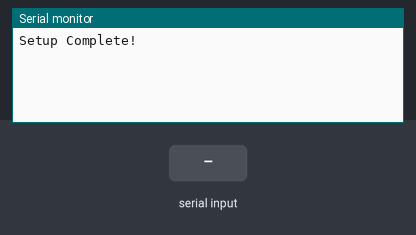
Bench run of a sketch on a simulated Arduino Uno, built with avr-gcc and run on an emulated ATmega328P. Shown: the last lines printed to the serial monitor. The test bench sets the inputs (shaded band).

Above: at 2.2 s.
2.3 s: "1" received over the second serial link
At 3.5 s:
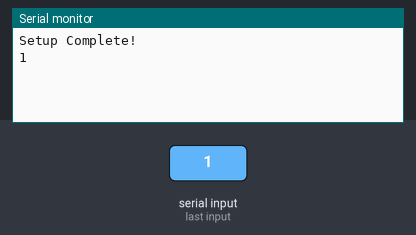
3.8 s: "0" received over the second serial link
At 4.9 s:
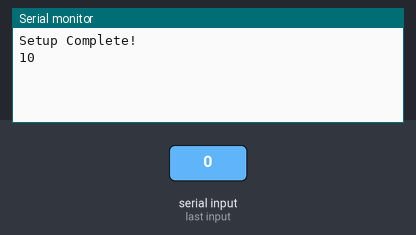

Measured:
- after the input at 2.3 s, the serial monitor: prints a new line at once (image 1)
- after the input at 3.8 s, the serial monitor: prints a new line at once (image 2)

The sketch:

uart_debug.ino
```cpp
#include <SoftwareSerial.h>
SoftwareSerial serial_test(6,7);

void setup() {
  Serial.begin(115200);
  while (!Serial);
  serial_test.begin(115200);
  delay(1000);
  Serial.println("Setup Complete!");
  //serial_test.println("AT+RST");
}


void loop() {


  if (serial_test.available()) {
    Serial.write(serial_test.read());
  }

  if (Serial.available()) {
    serial_test.write(Serial.read());
  }

}
```
